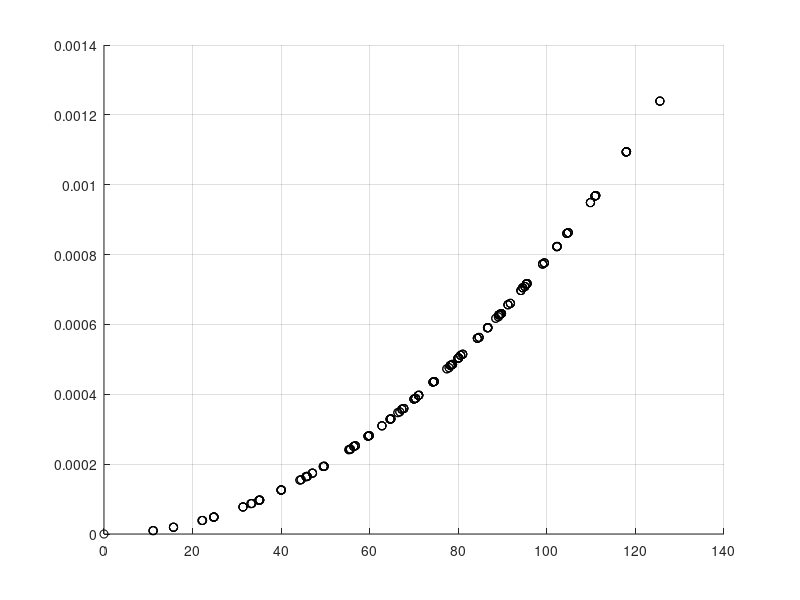

This chart was generated by the following MATLAB code:
clc
close all
clear
format long

% params
a =  6378137;
f = 1/298.257223563;
b = a*(1 - f);
e = sqrt(1 - b^2 / a^2);

% initial
phi = 0 * pi / 180; % lat
lambda = 0 * pi / 180; % lon
h = 0; % alt

% ECEF
xi = sqrt(1 - e^2 * sin(phi)^2);
x = (a / xi + h) * cos(phi) * cos(lambda);
y = (a / xi + h) * cos(phi) * sin(lambda);
z = (a * (1 - e^2) / xi + h) * sin(phi);
r_ecef = [x;y;z];

% R
R_ecef_enu = [-sin(lambda)            cos(lambda)             0;
     -sin(phi) * cos(lambda) -sin(phi) * sin(lambda) cos(phi);
     cos(phi) * cos(lambda)  cos(phi) * sin(lambda)  sin(phi)];
R_enu_ecef = R_ecef_enu';

% g unit
cg_unit = r_ecef / norm(r_ecef);
surf_n = (R_enu_ecef * [0;0;1]);
surf_n = surf_n / norm(surf_n);
g_angle = acos(dot(cg_unit, surf_n)) * 180 / pi;

% ENU
dphi = 0.1 * pi / 180;
dlambda = 0.0 * pi / 180;
dh = 0;

phi1 = phi + dphi;
lambda1 = lambda + dlambda;
h1 = h + dh;

k = 0;
lim = 0.0008 * pi / 180;
step = 0.0001 * pi / 180;
for dphi = -lim:step:lim
for dlambda = -lim:step:lim
for dh = 0:1:0
    
    k = k + 1;
    
    phi1 = phi + dphi;
    lambda1 = lambda + dlambda;
    h1 = h + dh;
    
    xi1 = sqrt(1 - e^2 * sin(phi1)^2);
    x1 = (a / xi1 + h1) * cos(phi1) * cos(lambda1);
    y1 = (a / xi1 + h1) * cos(phi1) * sin(lambda1);
    z1 = (a * (1 - e^2) / xi1 + h1) * sin(phi1);
    r_ecef1 = [x1;y1;z1];
    
    dr_ecef = r_ecef1 - r_ecef;
    dr_enu = R_ecef_enu * dr_ecef;
    
    
    xx(k) = norm([dr_enu(1); dr_enu(2); 0]);
    yy(k) = norm(dr_enu(3));

end
end
end

figure
hold on
grid on
plot(xx, yy, 'ko')


